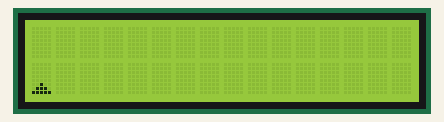
Simulated run of this sketch. Board: ESP8266 (Wemos D1 mini). On the bench: 16×2 character LCD.

Above: at 0.23 s.

The sketch:

HappyDiwaliLcd.ino
```cpp
#include <LiquidCrystal_I2C.h>
LiquidCrystal_I2C lcd(0x27, 16, 2);

byte Anar[] = {
  B00000,
  B00000,
  B00000,
  B00000,
  B00000,
  B00100,
  B01110,
  B11111
};

byte Anar1[] = {
  B00000,
  B00000,
  B00000,
  B00000,
  B00100,
  B00100,
  B01110,
  B11111
};

byte Anar2[] = {
  B00000,
  B00000,
  B00000,
  B00100,
  B00100,
  B00100,
  B01110,
  B11111
};

byte Anar3[] = {
  B00000,
  B00000,
  B00100,
  B00100,
  B00100,
  B00100,
  B01110,
  B11111
};

byte Anar4[] = {
  B00000,
  B00100,
  B00100,
  B00100,
  B00100,
  B00100,
  B01110,
  B11111
};

byte Anar5[] = {
  B00100,
  B00100,
  B00100,
  B00100,
  B00100,
  B00100,
  B01110,
  B11111
};

byte Anar6[] = {
  B00000,
  B00000,
  B00000,
  B00000,
  B00000,
  B00000,
  B00000,
  B00100
};

byte Anar7[] = {
  B00000,
  B00000,
  B00000,
  B00000,
  B00000,
  B00000,
  B00100,
  B00100
};

byte Anar8[] = {
  B00000,
  B00000,
  B00000,
  B00000,
  B00000,
  B00100,
  B00100,
  B00100
};

byte Anar9[] = {
  B00000,
  B00000,
  B00000,
  B00000,
  B00100,
  B00100,
  B00100,
  B00100
};

byte Anar10[] = {
  B00000,
  B00000,
  B00000,
  B00100,
  B00100,
  B00100,
  B00100,
  B00100
};

byte Anar11[] = {
  B00000,
  B00000,
  B00100,
  B00100,
  B00100,
  B00100,
  B00100,
  B00100
};

byte Anar12[] = {
  B00000,
  B00100,
  B00100,
  B00100,
  B00100,
  B00100,
  B00100,
  B00100
};

//byte Anar13[] = {
//  B01010,
//  B00100,
//  B00100,
//  B00100,
//  B00100,
//  B00100,
//  B00100,
//  B00100
//};
//
//byte Anar14[] = {
//  B01010,
//  B10101,
//  B00100,
//  B00100,
//  B00100,
//  B00100,
//  B00100,
//  B00100
//};
//
//byte Anar15[] = {
//  B01010,
//  B10101,
//  B10101,
//  B00100,
//  B00100,
//  B00100,
//  B00100,
//  B00100
//};
//
//byte Anar16[] = {
//  B01010,
//  B10101,
//  B10101,
//  B10101,
//  B00100,
//  B00100,
//  B00100,
//  B00100
//};
//
//byte Anar17[] = {
//  B01010,
//  B10101,
//  B10101,
//  B10101,
//  B10101,
//  B00100,
//  B00100,
//  B00100
//};
//
//byte Anar18[] = {
//  B01010,
//  B10101,
//  B10101,
//  B10101,
//  B10101,
//  B10101,
//  B00100,
//  B00100
//};
//
//byte Anar19[] = {
//  B01010,
//  B10101,
//  B10101,
//  B10101,
//  B10101,
//  B10101,
//  B10101,
//  B00100
//};
//
//byte Anar20[] = {
//  B01010,
//  B10101,
//  B10101,
//  B10101,
//  B10101,
//  B10101,
//  B10101,
//  B10101
//};

void setup() {
  lcd.init();
  lcd.backlight();
  lcd.createChar(1 , Anar);
  lcd.createChar(2 , Anar1);
  lcd.createChar(3 , Anar2);
  lcd.createChar(4 , Anar3);
  lcd.createChar(5 , Anar4);
  lcd.createChar(6 , Anar5);
//  lcd.createChar(7 , Anar6);
//  lcd.createChar(8 , Anar7);
//  lcd.createChar(9 , Anar8);
//  lcd.createChar(10 , Anar9);
//  lcd.createChar(11 , Anar10);
//  lcd.createChar(12 , Anar11);
//  lcd.createChar(13 , Anar12);
//  lcd.createChar(14 , Anar13);
//  lcd.createChar(15 , Anar14);
//  lcd.createChar(16 , Anar15);
//  lcd.createChar(17 , Anar16);
//  lcd.createChar(18 , Anar17);
//  lcd.createChar(19 , Anar18);
//  lcd.createChar(20 , Anar19);
//  lcd.createChar(21 , Anar20);
}

void loop() {
  for(int x = 1; x <= 6; x++) {
     lcd.setCursor(0,1);
     lcd.write(x);
     delay(250);
  }
}
```

Measured:
- by itself, everything shown: repeats every 1.5 s, in 6 steps
